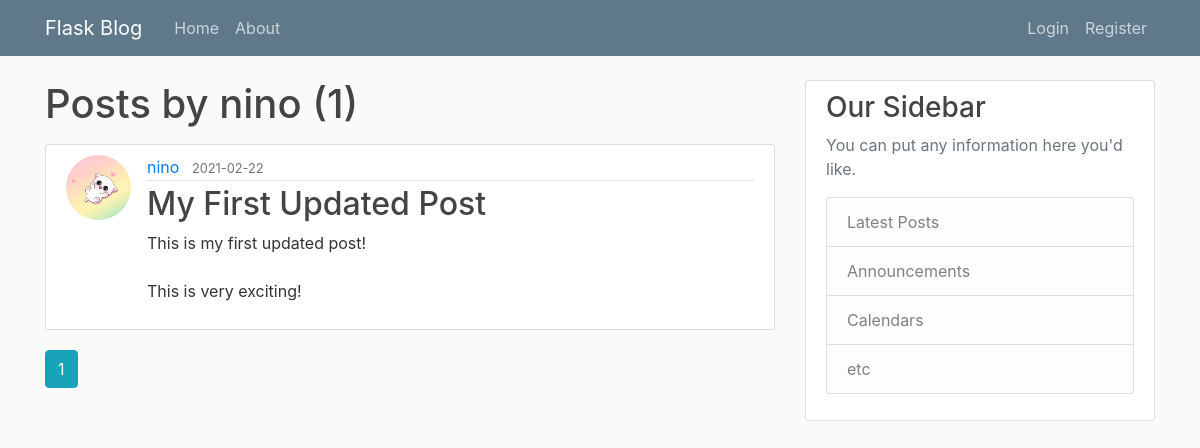
/user/nino, run on an earlier commit of the app's database.
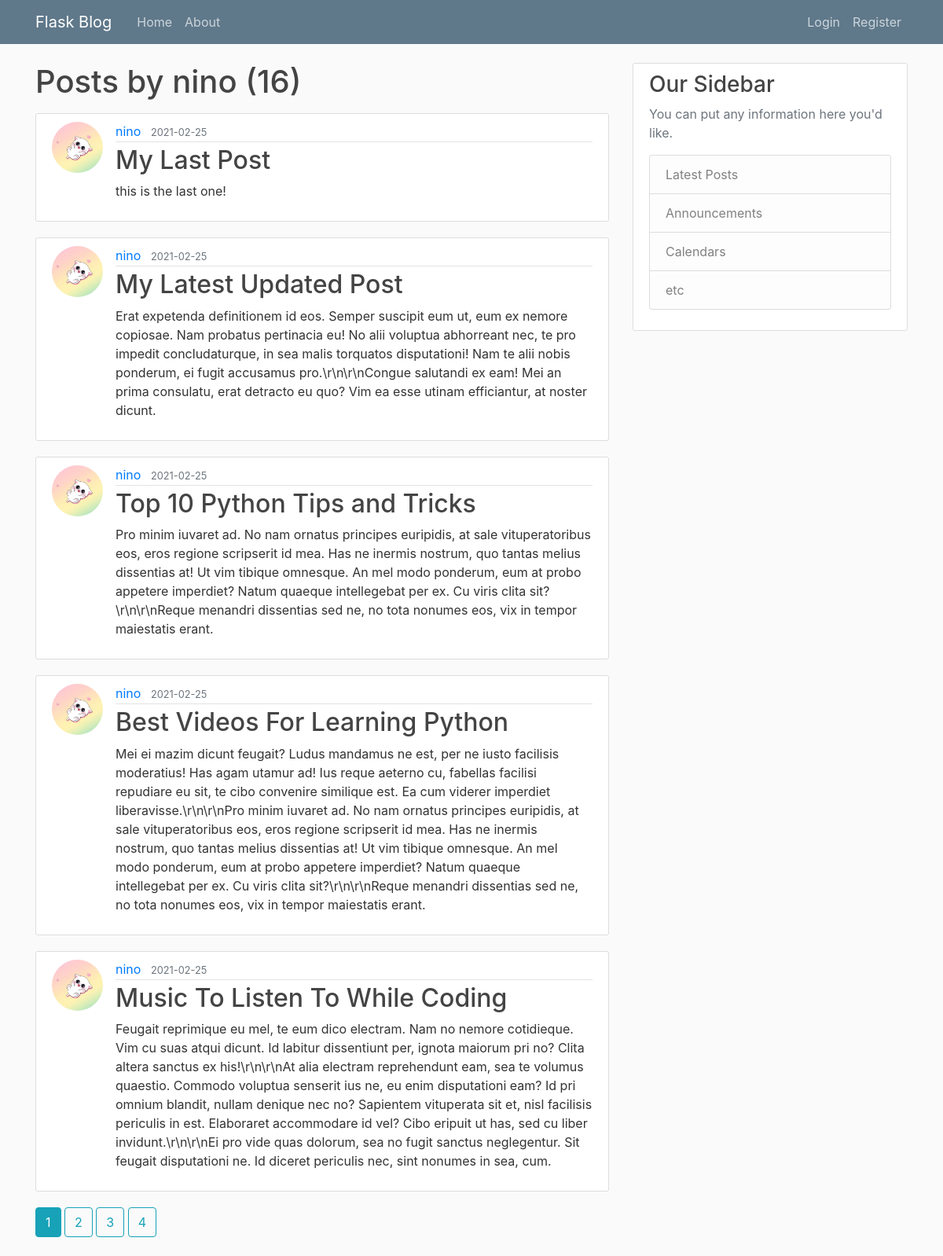
And on a later commit of the database.
### flaskblog/models.py (models this page shows, shortened)
class User(db.Model, UserMixin):
    id = db.Column(db.Integer, primary_key=True)
    username = db.Column(db.String(20), unique=True, nullable=False)
    email = db.Column(db.String(120), unique=True, nullable=False)
    image_file = db.Column(db.String(20), nullable=False, default='default.jpg')
    password = db.Column(db.String(60), nullable=False)
    posts = db.relationship('Post', backref='author', lazy=True)

class Post(db.Model):
    id = db.Column(db.Integer, primary_key=True)
    title = db.Column(db.String(100), nullable=False)
    date_posted = db.Column(db.DateTime, nullable=False, default=datetime.utcnow)
    content = db.Column(db.Text, nullable=False)
    user_id = db.Column(db.Integer, db.ForeignKey('user.id'), nullable=False)

### flaskblog/routes.py (the view)
@app.route('/user/<string:username>')
def user_posts(username):
    page = request.args.get('page', 1, type=int)
    user = User.query.filter_by(username=username).first_or_404()
    posts = Post.query.filter_by(author=user)\
        .order_by(Post.date_posted.desc())\
        .paginate(page=page, per_page=5)
    return render_template('user_posts.html', posts=posts, user=user)

### flaskblog/templates/user_posts.html
  {% extends "layout.html" %}
{% block content %}
    <h1 class="mb-3">Posts by {{ user.username }} ({{ posts.total }})</h1>
    {% for post in posts.items %}
        <article class="media content-section">
          <img class="rounded-circle article-img" src="{{ url_for('static', filename='profile_pics/' + post.author.image_file) }}">
          <div class="media-body">
            <div class="article-metadata">
              <a class="mr-2" href="{{ url_for('user_posts', username=post.author.username) }}">{{ post.author.username }}</a>
              <small class="text-muted">{{ post.date_posted.strftime('%Y-%m-%d') }}</small>
            </div>
            <h2><a class="article-title" href="{{ url_for('post', post_id=post.id) }}">{{ post.title }}</a></h2>
            <p class="article-content">{{ post.content }}</p>
          </div>
        </article>
    {% endfor %}
    {% for page_num in posts.iter_pages(left_edge=1, right_edge=1, left_current=1, right_current=2) %}
        {% if page_num %}
          {% if posts.page == page_num %}
            <a class="btn btn-info mb-4" href="{{ url_for('user_posts', username=user.username, page=page_num) }}">{{ page_num }}</a>
          {% else %}
            <a class="btn btn-outline-info mb-4" href="{{ url_for('user_posts', username=user.username, page=page_num) }}">{{ page_num }}</a>
          {% endif %}
        {% else %}
          ...
        {% endif %}
    {% endfor %}
{% endblock content %}

### flaskblog/templates/layout.html (shortened to what this page needs)
<!DOCTYPE html>
<html>
<head>
    <link rel="stylesheet" href="https://maxcdn.bootstrapcdn.com/bootstrap/4.0.0/css/bootstrap.min.css">
    <link rel="stylesheet" type="text/css" href="{{ url_for('static', filename='main.css') }}">
</head>
<body>
    <header class="site-header">
      <nav class="navbar navbar-expand-md navbar-dark bg-steel fixed-top">
        <div class="container">
          <a class="navbar-brand mr-4" href="/">Flask Blog</a>
          <div class="collapse navbar-collapse" id="navbarToggle">
            <div class="navbar-nav mr-auto">
              <a class="nav-item nav-link" href="{{ url_for('home') }}">Home</a>
              <a class="nav-item nav-link" href="{{ url_for('about') }}">About</a>
            </div>
            <div class="navbar-nav">
              {% if current_user.is_authenticated %}
                <a class="nav-item nav-link" href="{{ url_for('new_post') }}">New Post</a>
                <a class="nav-item nav-link" href="{{ url_for('account') }}">Account</a>
                <a class="nav-item nav-link" href="{{ url_for('logout') }}">Logout</a>
              {% else %}
                <a class="nav-item nav-link" href="{{ url_for('login') }}">Login</a>
                <a class="nav-item nav-link" href="{{ url_for('register') }}">Register</a>
              {% endif %}
            </div>
          </div>
        </div>
      </nav>
    </header>
    <main role="main" class="container">
      <div class="row">
        <div class="col-md-8">
          {% block content %}{% endblock %}
        </div>
        <div class="col-md-4">
          <div class="content-section">
            <h3>Our Sidebar</h3>
            <p class='text-muted'>You can put any information here you'd like.
              <ul class="list-group">
                <li class="list-group-item list-group-item-light">Latest Posts</li>
                <li class="list-group-item list-group-item-light">Announcements</li>
                <li class="list-group-item list-group-item-light">Calendars</li>
                <li class="list-group-item list-group-item-light">etc</li>
              </ul>
            </p>
          </div>
        </div>
      </div>
    </main>
</body>
</html>

### flaskblog/static/main.css (style rules this page uses)
body { background: #fafafa; color: #333333; margin-top: 5rem; }
h1, h2, h3, h4, h5, h6 { color: #444444; }
.bg-steel { background-color: #5f788a; }
.site-header .navbar-nav .nav-link { color: #cbd5db; }
.content-section { background: #ffffff; padding: 10px 20px; border: 1px solid #dddddd; border-radius: 3px; margin-bottom: 20px; }
.article-title { color: #444444; }
.article-content { white-space: pre-line; }
.article-img { height: 65px; width: 65px; margin-right: 16px; }
.article-metadata { padding-bottom: 1px; margin-bottom: 4px; border-bottom: 1px solid #e3e3e3 }

What changed in the data, as far as the page shows it:
no longer on this page (row unchanged): Post: image_file (picture), author.username "nino", date_posted "2021-02-22", title "My First Updated Post", content "This is my first updated post! This is very exciting!"
added Post: image_file (picture), author.username "nino", date_posted "2021-02-25", title "My Last Post", content "this is the last one!"
added Post: image_file (picture), author.username "nino", date_posted "2021-02-25", title "My Latest Updated Post", content "Erat expetenda definitionem id eos. Semper suscipit eum ut, eum ex nemore copiosae. Nam probatus pertinacia eu! No alii voluptua abhorreant nec, te pro impedit concludaturque, in sea malis torquatos disputationi! Nam te alii nobis ponderum, ei fugit accusamus pro.\\r\\n\\r\\nCongue salutandi ex eam! Mei an prima consulatu, erat detracto eu quo? Vim ea esse utinam efficiantur, at noster dicunt."
added Post: image_file (picture), author.username "nino", date_posted "2021-02-25", title "Top 10 Python Tips and Tricks", content "Pro minim iuvaret ad. No nam ornatus principes euripidis, at sale vituperatoribus eos, eros regione scripserit id mea. Has ne inermis nostrum, quo tantas melius dissentias at! Ut vim tibique omnesque. An mel modo ponderum, eum at probo appetere imperdiet? Natum quaeque intellegebat per ex. Cu viris clita sit?\\r\\n\\r\\nReque menandri dissentias sed ne, no tota nonumes eos, vix in tempor maiestatis erant."
added Post: image_file (picture), author.username "nino", date_posted "2021-02-25", title "Best Videos For Learning Python", content "Mei ei mazim dicunt feugait? Ludus mandamus ne est, per ne iusto facilisis moderatius! Has agam utamur ad! Ius reque aeterno cu, fabellas facilisi repudiare eu sit, te cibo convenire similique est. Ea cum viderer imperdiet liberavisse.\\r\\n\\r\\nPro minim iuvaret ad. No nam ornatus principes euripidis, at sale vituperatoribus eos, eros regione scripserit id mea. Has ne inermis nostrum, quo tantas melius dissentias at! Ut vim tibique omnesque. An mel modo ponderum, eum at probo appetere imperdiet? Natum quaeque intellegebat per ex. Cu viris clita sit?\\r\\n\\r\\nReque menandri dissentias sed ne, no tota nonumes eos, vix in tempor maiestatis erant."
added Post: image_file (picture), author.username "nino", date_posted "2021-02-25", title "Music To Listen To While Coding", content "Feugait reprimique eu mel, te eum dico electram. Nam no nemore cotidieque. Vim cu suas atqui dicunt. Id labitur dissentiunt per, ignota maiorum pri no? Clita altera sanctus ex his!\\r\\n\\r\\nAt alia electram reprehendunt eam, sea te volumus quaestio. Commodo voluptua senserit ius ne, eu enim disputationi eam? Id pri omnium blandit, nullam denique nec no? Sapientem vituperata sit et, nisl facilisis periculis in est. Elaboraret accommodare id vel? Cibo eripuit ut has, sed cu liber invidunt.\\r\\n\\r\\nEi pro vide quas dolorum, sea no fugit sanctus neglegentur. Sit feugait disputationi ne. Id diceret periculis nec, sint nonumes in sea, cum."
Also different on the page:
{{ posts.total }}: "1" → "16"
new list line: "2"
new list line: "3"
new list line: "4"
